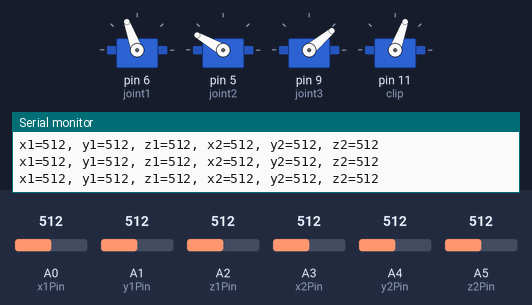
A sketch run on a simulated Arduino Uno, built with avr-gcc and run on an emulated ATmega328P. Parts: 4 × servo, the last lines printed to the serial monitor. Inputs (shaded band) come from the test bench; at power-on: A2 (z1Pin) = 512, A0 (x1Pin) = 512, A1 (y1Pin) = 512, A4 (y2Pin) = 512, A3 (x2Pin) = 512, A5 (z2Pin) = 512.

Above: at 1.2 s.
1.3 s: A2 (z1Pin) set to 22
4.3 s: A2 (z1Pin) set to 18
At 6.45 s:
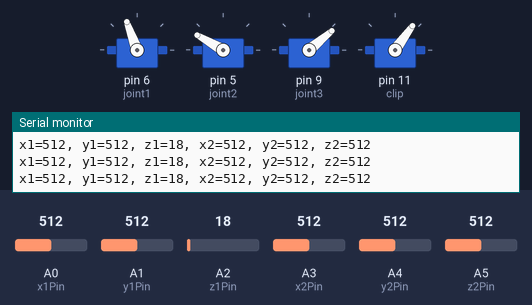
7.3 s: A0 (x1Pin) set to 417
10.3 s: A0 (x1Pin) set to 388
At 11.64 s:
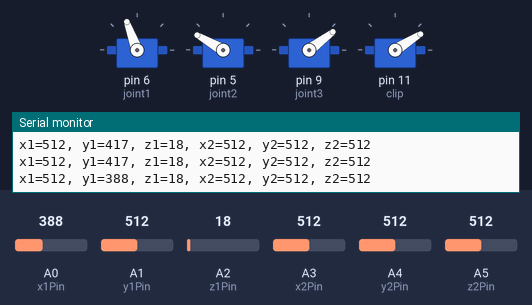
13.3 s: A1 (y1Pin) set to 190
At 14.23 s:
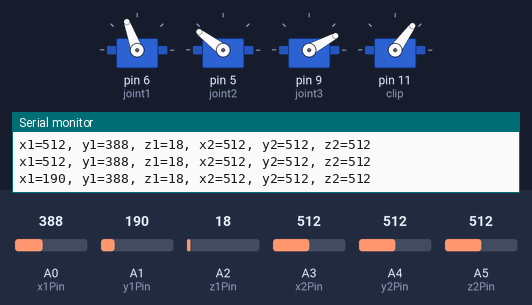
16.3 s: A4 (y2Pin) set to 190
At 17.15 s:
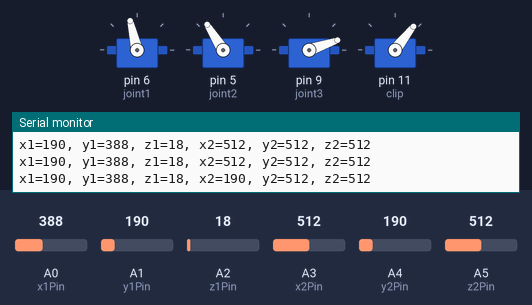
Timing chart, 0 to 22.7 s (numbered marks = the images above; inputs shaded):
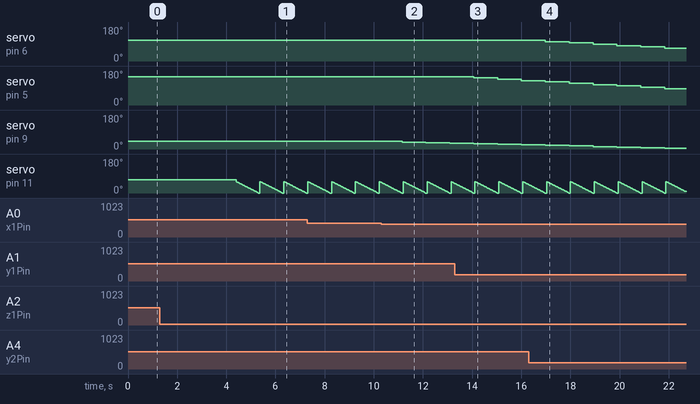

Measured:
- the behaviour switches between 20 and 19 on A2 (z1Pin) (found by bisection; images 0 and 1)
- the behaviour switches between 400 and 399 on A0 (x1Pin) (found by bisection; images 1 and 2)
- after the input at 4.3 s, servo on pin 11 (clip): ramps from 60° to 0° and jumps back, once every 0.97 s
- after the input at 10.3 s, servo on pin 9 (joint3): 40° → 37° after 0.85 s, → 34° 0.97 s later, → 31° 0.97 s later
- after the input at 13.3 s, servo on pin 5 (joint2): 150° → 143° after 0.76 s, → 136° 0.97 s later, → 129° 0.97 s later
- after the input at 16.3 s, servo on pin 6 (joint1): moves from 110° to 68° over 4.9 s, starting after 0.68 s

The sketch:

1206_final.ino
```cpp
#include <Servo.h>

//jotsitck setup
int x1Pin = 0;  //X軸 接類比A0
int y1Pin = 1;  //Y軸 接類比A1
int z1Pin = 2;  //Z軸 接類比A2

int x1=0;    //Ｘ軸變數
int y1=0;    //Ｙ軸變數
int z1=0;    //Ｚ軸變數

int x2Pin = 3;  //X軸 接類比A3
int y2Pin = 4;  //Y軸 接類比A4
int z2Pin = 5;  //Z軸 接類比A5

int x2=0;    //Ｘ軸變數
int y2=0;    //Ｙ軸變數
int z2=0;    //Ｚ軸變數

int buttom_l = 12;
int buttom_r = 13;
bool hasTriggered = false;

int joint1 = 6;
int joint2 = 5;
int joint3 = 9;
int clip = 11;

Servo j1_servo;
Servo j2_servo;
Servo j3_servo;
Servo cl_servo;

int minangle = 0;
int maxangle = 180;
int angle1 = 110;
int angle2 = 150;
int angle3 = 40;

int pos = 0;

int Joint_control(int in, int angle_i){
  int a;

  if(in > 850){
    a = 7;
  }
  else if(in > 600){
    a = 3;
  }
  else if(in < 200){
    a = -7;
  }
  else if(in < 400){
    a = -3;
  }
  else{
    a = 0;
  }
  angle_i = angle_i + a;
  if (angle_i < 0){
    angle_i = 0;
  }
  else if(angle_i > 180){
    angle_i = 180;
  }

  return angle_i;

}


void setup() {
  // put your setup code here, to run once:
  Serial.begin(9600);
	Serial.setTimeout(1);

  j1_servo.attach(joint1);
  j2_servo.attach(joint2);
  j3_servo.attach(joint3);
  cl_servo.attach(clip);
  j1_servo.write(joint1);
  j2_servo.write(joint2);
  j3_servo.write(joint3);
  cl_servo.write(70);
}

void loop() {
  // put your main code here, to run repeatedly:

  char buf[100];

  x1 = analogRead(y1Pin);   //左邊左右
  y1 = analogRead(x1Pin);   //左邊左右
  z1 = analogRead(z1Pin);   //左邊左右
  x2 = analogRead(y2Pin);   //左邊左右
  y2 = analogRead(x2Pin);   //左邊左右
  z2 = analogRead(z2Pin);   //左邊左右
  sprintf(buf, "x1=%d, y1=%d, z1=%d, x2=%d, y2=%d, z2=%d", x1, y1, z1, x2, y2, z2);
  Serial.println(buf);


  angle1 = Joint_control(x2, angle1);
  j1_servo.write(angle1); // 馬達1跟隨 X 軸
  angle2 = Joint_control(x1, angle2);
  j2_servo.write(angle2); // 馬達1跟隨 X 軸
  angle3 = Joint_control(y1, angle3);
  j3_servo.write(angle3); // 馬達1跟隨 X 軸

  delay(50);

  if (z1 < 20){//按下按鈕時
    for (pos = 60; pos >= 0; pos -= 1){
      cl_servo.write(pos);   // 告訴 servo 走到 'pos' 的位置
      delay(15);   // 等待 15ms 讓 servo 走到指定位置
    }
  }
  else if(z2 < 20){
    for (pos = 0; pos <= 60; pos += 1){
      cl_servo.write(pos);    // 告訴 servo 走到 'pos' 的位置
      delay(15);        // 等待 15ms 讓 servo 走到指定位置
    }
  }
}
/*

*/
```
